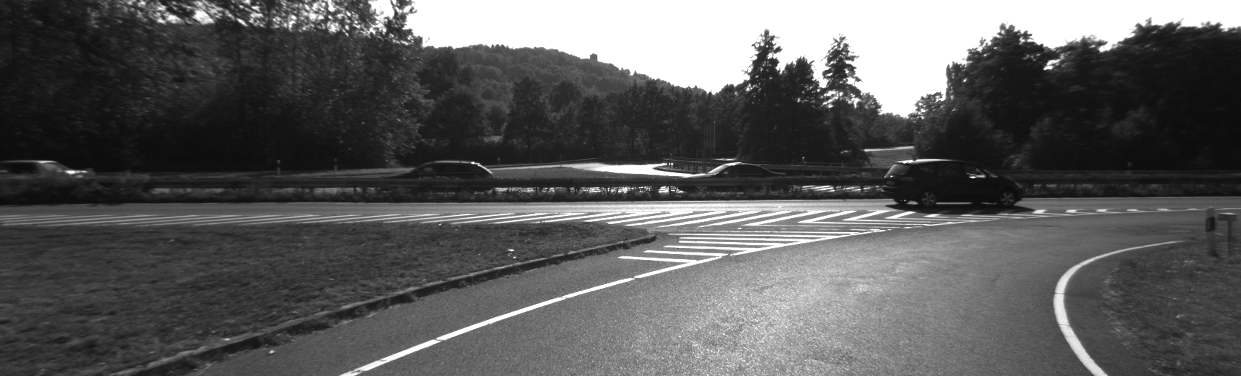
#> input picture VisualOdometry/KITTI_sequence_2/image_l/000005.png, 1241 x 376 px, found by its file name
$ python visual_odometry.py
#> lines starting #> are read from the running program, lines starting #| are printed output that depends on the picture
### VisualOdometry/VisualOdometry/lib/visualization/video.py
import cv2
import numpy as np

from lib.visualization.image import put_text, draw_matches

def play_trip(l_frames, r_frames=None, lat_lon=None, timestamps=None, color_mode=False, waite_time=100, win_name="Trip"):
    l_r_mode = r_frames is not None

    if not l_r_mode:
        r_frames = [None]*len(l_frames)

    frame_count = 0
    for i, frame_step in enumerate(zip(l_frames, r_frames)):
        img_l, img_r = frame_step

        if not color_mode:
            img_l = cv2.cvtColor(img_l, cv2.COLOR_GRAY2BGR)
            if img_r is not None:
                img_r = cv2.cvtColor(img_r, cv2.COLOR_GRAY2BGR)


        if img_r is not None:
            img_l = put_text(img_l, "top_center", "Left")
            img_r = put_text(img_r, "top_center", "Right")
            show_image = np.vstack([img_l, img_r])
        else:
            show_image = img_l
        show_image = put_text(show_image, "top_left", "Press ESC to stop")
        show_image = put_text(show_image, "top_right", f"Frame: {frame_count}/{len(l_frames)}")

        if timestamps is not None:
            time = timestamps[i]
            show_image = put_text(show_image, "bottom_right", f"{time}")


        if lat_lon is not None:
            lat, lon = lat_lon[i]
            show_image = put_text(show_image, "bottom_left", f"{lat}, {lon}")

        cv2.imshow(win_name, show_image)

        key = cv2.waitKey(waite_time)
        if key == 27:  # ESC
            break
        frame_count += 1
    cv2.destroyWindow(win_name)


# [8 lines left out: function draw_matches_frame, not called in this run]

### VisualOdometry/VisualOdometry/lib/visualization/image.py
import cv2
import numpy as np


def put_text(image, org, text, color=(0, 0, 255), fontScale=0.7, thickness=1, font=cv2.FONT_HERSHEY_SIMPLEX):
    if not isinstance(org, tuple):
        (label_width, label_height), baseline = cv2.getTextSize(text, font, fontScale, thickness)
        org_w = 0
        org_h = 0

        h, w, *_ = image.shape

        place_h, place_w = org.split("_")

        if place_h == "top":
            org_h = label_height
        elif place_h == "bottom":
            org_h = h
        elif place_h == "center":
            org_h = h // 2 + label_height // 2

        if place_w == "left":
            org_w = 0
        elif place_w == "right":
            org_w = w - label_width
        elif place_w == "center":
            org_w = w // 2 - label_width // 2

        org = (org_w, org_h)

    image = cv2.putText(image, text, org, font,
                        fontScale, color, thickness, cv2.LINE_AA)
    return image


# [84 lines left out: functions draw_matches, show_images, draw_face_boxs, create_face_collage, choose_face, not called in this run]

### VisualOdometry/VisualOdometry/visual_odometry.py
import os
import numpy as np
import cv2
import csv

from lib.visualization import plotting
from lib.visualization.video import play_trip

from tqdm import tqdm


class VisualOdometry():
    def __init__(self, data_dir):
        data_dir = os.path.join ( "VisualOdometry" , data_dir )

        self.K, self.P = self._load_calib(os.path.join(data_dir, 'calib.txt'))
        self.gt_poses = self._load_poses(os.path.join(data_dir,"poses.txt"))
        self.images = self._load_images(os.path.join(data_dir,"image_l"))
        self.orb = cv2.ORB_create(3000)

        FLANN_INDEX_LSH = 6

        index_params = dict(algorithm=FLANN_INDEX_LSH, table_number=6, key_size=12, multi_probe_level=1)
        search_params = dict(checks=50)
        self.flann = cv2.FlannBasedMatcher(indexParams=index_params, searchParams=search_params)

    @staticmethod
    def _load_calib(filepath):
        """
        Loads the calibration of the camera
        Parameters
        ----------
        filepath (str): The file path to the camera file

        Returns
        -------
        K (ndarray): Intrinsic parameters
        P (ndarray): Projection matrix
        """
        with open(filepath, 'r') as f:
#> (reads VisualOdometry/VisualOdometry/KITTI_sequence_1/calib.txt from the repository)
            params = np.fromstring(f.readline(), dtype=np.float64, sep=' ')
            P = np.reshape(params, (3, 4))
            K = P[0:3, 0:3]
        return K, P

    @staticmethod
    def _load_poses(filepath):
        """
        Loads the GT poses

        Parameters
        ----------
        filepath (str): The file path to the poses file

        Returns
        -------
        poses (ndarray): The GT poses
        """
        poses = []
        with open(filepath, 'r') as f:
#> (reads VisualOdometry/VisualOdometry/KITTI_sequence_1/poses.txt from the repository)
            for line in f.readlines():
                T = np.fromstring(line, dtype=np.float64, sep=' ')
                T = T.reshape(3, 4)
                T = np.vstack((T, [0, 0, 0, 1]))
                poses.append(T)
        return poses

    @staticmethod
    def _load_images(filepath):
        """
        Loads the images

        Parameters
        ----------
        filepath (str): The file path to image dir

        Returns
        -------
        images (list): grayscale images
        """
        image_paths = [os.path.join(filepath, file) for file in sorted(os.listdir(filepath))]
        return [cv2.imread(path, cv2.IMREAD_GRAYSCALE) for path in image_paths]

    # [18 lines left out: function _form_transf, not called in this run]

    def get_matches(self, i):
        """
        This function detect and compute keypoints and descriptors from the i-1'th and i'th image using the class orb object

        Parameters
        ----------
        i (int): The current frame

        Returns
        -------
        q1 (ndarray): The good keypoints matches position in i-1'th image
        q2 (ndarray): The good keypoints matches position in i'th image
        """
        # Find the keypoints and descriptors with ORB
        kp1, des1 = self.orb.detectAndCompute(self.images[i - 1], None)
        kp2, des2 = self.orb.detectAndCompute(self.images[i], None)
        # Find matches
        matches = self.flann.knnMatch(des1, des2, k=2)

        # Find the matches there do not have a to high distance
        good = []
        try:
            for m, n in matches:
                if m.distance < 0.8 * n.distance:
                    good.append(m)
        except ValueError:
            pass

        draw_params = dict(matchColor = -1, # draw matches in green color
                 singlePointColor = None,
                 matchesMask = None, # draw only inliers
                 flags = 2)

        img3 = cv2.drawMatches(self.images[i], kp1, self.images[i-1],kp2, good ,None,**draw_params)
        cv2.imshow("image", img3)
        cv2.waitKey(200)

        # Get the image points form the good matches
        q1 = np.float32([kp1[m.queryIdx].pt for m in good])
        q2 = np.float32([kp2[m.trainIdx].pt for m in good])

        return q1, q2

    # [86 lines left out: functions get_pose, decomp_essential_mat, not called in this run]

def main():
    data_dir = r"VisualOdometry\KITTI_sequence_2"  # Try KITTI_sequence_2 too
    vo = VisualOdometry(data_dir)

    play_trip(vo.images)  # Comment out to not play the trip
#> in play_trip, `r_frames = [None]*len(l_frames)`: r_frames = 1 item
#> the loop in play_trip, `for i, frame_step in enumerate(zip(l_frames, r_frames)):` made 1 pass; (key Esc is pressed on pass 1)
#> pass 1, in put_text (call 2), `image = cv2.putText(image, text, org, font, fontScale, color, thicknes..`:
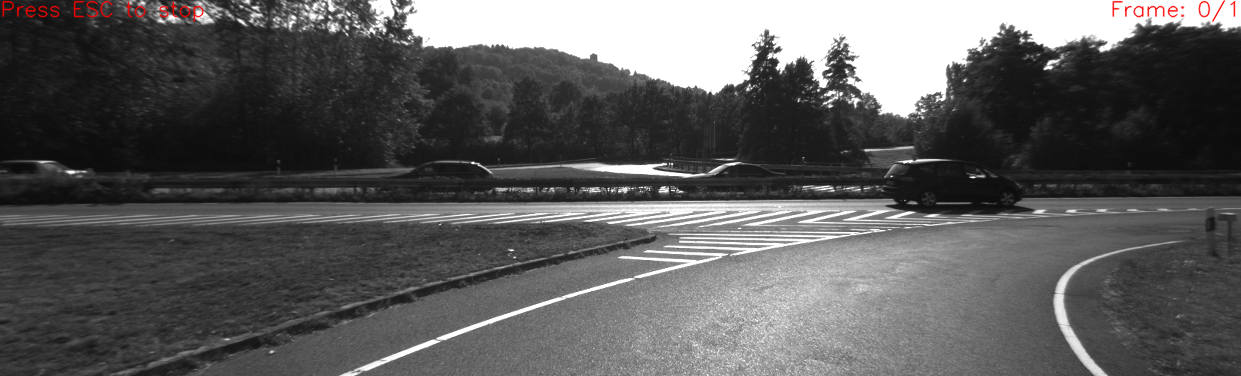
#> image: shape (376, 1241, 3); mean B, G, R 91.6, 91.6, 92.1
#> after the loop in play_trip, `for i, frame_step in enumerate(zip(l_frames, r_frames)):`: frame_count = 0

    gt_path = []
    estimated_path = []
    key_features = []
    for i, gt_pose in enumerate(tqdm(vo.gt_poses, unit="pose")):
        if i == 0:
            cur_pose = gt_pose
        else:
            q1, q2 = vo.get_matches(i)
            transf = vo.get_pose(q1, q2)
            cur_pose = np.matmul(cur_pose, np.linalg.inv(transf))

            key_features.append ( q1 )
            key_features.append ( q2 )

        gt_path.append((gt_pose[0, 3], gt_pose[2, 3]))
        estimated_path.append((cur_pose[0, 3], cur_pose[2, 3]))

    plotting.visualize_paths(gt_path, estimated_path, "Visual Odometry", file_out=os.path.basename(data_dir) + ".html")

    # [8 lines of commented-out code are left out]

if __name__ == "__main__":
#> (the run stopped early here; a loop or call above may not have finished)
